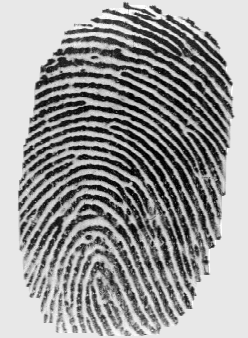
%> input picture 11_7.png, 248 x 338 px
$ octave --eval "result = realign_fingerprint(imread('11_7.png'));"   (GNU Octave 9; MATLAB toolbox functions it lacks are replaced by stand-ins)
%> lines starting %> are read from the running program, lines starting %| are printed output that depends on the picture
### rotateAround.m
function output=rotateAround(image, pointY, pointX, angle, varargin)
% ROTATEAROUND rotates an image.
%   ROTATED=ROTATEAROUND(IMAGE, POINTY, POINTX, ANGLE) rotates IMAGE around
%   the point [POINTY, POINTX] by ANGLE degrees. To rotate the image
%   clockwise, specify a negative value for ANGLE.
%
%   ROTATED=ROTATEAROUND(IMAGE, POINTY, POINTX, ANGLE, METHOD) rotates the
%   image with specified method:
%       'nearest'       Nearest-neighbor interpolation
%       'bilinear'      Bilinear interpolation
%       'bicubic'       Bicubic interpolation
%    The default is fast 'nearest'. Switch to 'bicubic' for nicer results.
%
%   Example
%   -------
%       imshow(rotateAround(imread('eight.tif'), 1, 1, 10));
%
%   See also IMROTATE, PADARRAY.
%   Contributed by Jan Motl (jan@motl.us)
%   $Revision: 1.2 $  $Date: 2014/05/01 12:08:01 $
% Parameter checking.
numvarargs = length(varargin);
if numvarargs > 1
    error('myfuns:somefun2Alt:TooManyInputs', ...
        'requires at most 1 optional input');
end
optargs = {'nearest'};    % Set defaults for optional inputs
optargs(1:numvarargs) = varargin;
[method] = optargs{:};    % Place optional args in memorable variable names
% Initialization.
[imageHeight, imageWidth, ~] = size(image);
centerX = floor(imageWidth/2+1);
centerY = floor(imageHeight/2+1);
dy = centerY-pointY;
dx = centerX-pointX;
% How much would the "rotate around" point shift if the
% image was rotated about the image center.
[theta, rho] = cart2pol(-dx,dy);
[newX, newY] = pol2cart(theta+angle*(pi/180), rho);
shiftX = round(pointX-(centerX+newX));
shiftY = round(pointY-(centerY-newY));
% Pad the image to preserve the whole image during the rotation.
padX = abs(shiftX);
padY = abs(shiftY);
padded = padarray(image, [padY padX]);
% Rotate the image around the center.
rot = imrotate(padded, angle, method, 'crop');
% Crop the image.
output = rot(padY+1-shiftY:end-padY-shiftY, padX+1-shiftX:end-padX-shiftX, :);

### realign_fingerprint.m
% Returns the image of the fingerprint that has been realigned
function realigned_I = realign_fingerprint(I)
    [m, n] = size(I);
%> m = 338; n = 248
    x_b = 0.5 * n;
%> x_b = 124
    y_b = 0.5 * m;
%> y_b = 169

    % Finding the x value of the TFCP
    x_r = x_b;
%> x_r = 124
    for i = x_b:n   % keep going right until border of fingerprint
        if I(i,y_b) == 1    % assuming value '1' represents a fingerprint mark
            x_r = i;
        end
    end
%> after the loop, x_r = 207

    x_l = x_b;
%> x_l = 124
    for i = x_b:-1:1   % keep going left until border of fingerprint
        if I(i,y_b) == 1    % assuming value '1' represents a fingerprint mark
            x_l = i;
        end
    end
    x_f = round((x_r + x_l) / 2);
%> x_f = 158

    % Finding the y value of the TFCP
    y_l = y_b;
%> y_l = 169
    for j = y_b:m   % keep going down until border of fingerprint
        if I(j,x_b) == 1    % assuming value '1' represents a fingerprint mark
            y_l = j;
        end
    end

    y_u = y_b;
%> y_u = 169
    for j = y_b:-1:1   % keep going up until border of fingerprint
        if I(j,x_b) == 1    % assuming value '1' represents a fingerprint mark
            y_u = j;
        end
    end
%> after the loop, y_u = 104

    y_f = round((y_u + y_l) / 2);
%> y_f = 149

    figure; imshow(I, []);
    axis on; hold on;
    plot(x_f, y_f, 'r+', 'MarkerSize', 30, 'LineWidth', 2);

    % Determining the alignment direction
    x_u = x_f;
%> x_u = 158
    for i = x_f: n  % getting upper right edge
        if I(y_u, i) == 1
            x_u = i;
        end
    end
%> this loop made 91 passes
    C1 = x_u - x_f;
%> C1 = 36

    plot(x_u, y_u, 'r+', 'MarkerSize', 30, 'LineWidth', 2);

    x_u = x_f;
%> x_u = 158
    for i = x_f: -1: 1  % getting upper left edge
        if I(y_u, i) == 1
            x_u = i;
        end
    end
%> this loop made 158 passes
%> (i, x_u) on passes 16, 35: (143, 143), (124, 124)
%> i on passes 1 to 6: 158, 157, 156, 155, 154, 153
%> after the loop, x_u = 71
    C2 = x_f - x_u;
%> C2 = 87
    plot(x_u, y_u, 'r+', 'MarkerSize', 30, 'LineWidth', 2);

    if C1 < C2
        D = "clockwise";
    elseif C2 < C1
        D = "anti-clockwise";
    else
        D = "upright";
    end

    % Finding realignment angle
    if D ~= "upright"
        C4 = y_f - y_u;
%> C4 = 45
        C3 = C1;
%> C3 = 36

        plot(x_f, y_f - C4, 'r+', 'MarkerSize', 30, 'LineWidth', 2);
        plot(x_f +C2 +C3, y_f - C4, 'r+', 'MarkerSize', 30, 'LineWidth', 2);

        Q = atand((C2 + C3) / C4);
%> Q = 69.9

        if D == "clockwise"
            %J = imrotate(I, -Q);
            J = rotateAround(I,y_f, x_f, -Q);
%> in rotateAround, `[method] = optargs{:};`: method = 'nearest'
%> in rotateAround, `dy = centerY-pointY;`: dy = 21
%> in rotateAround, `dx = centerX-pointX;`: dx = -33
%> in rotateAround, `[theta, rho] = cart2pol(-dx,dy);`: theta = 0.567; rho = 39.12
%> in rotateAround, `[newX, newY] = pol2cart(theta+angle*(pi/180), rho);`: newX = 31.06; newY = -23.78
%> in rotateAround, `shiftX = round(pointX-(centerX+newX));`: shiftX = 2
%> in rotateAround, `shiftY = round(pointY-(centerY-newY));`: shiftY = -45
%> in rotateAround, `padX = abs(shiftX);`: padX = 2
%> in rotateAround, `padY = abs(shiftY);`: padY = 45
%> in rotateAround, `padded = padarray(image, [padY padX]);`:
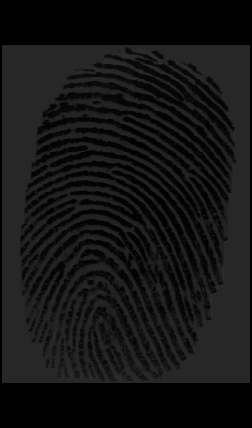
%> padded: size 428x252 uint8; min 0, max 45, mean 20.2
%> in rotateAround, `rot = imrotate(padded, angle, method, 'crop');`:
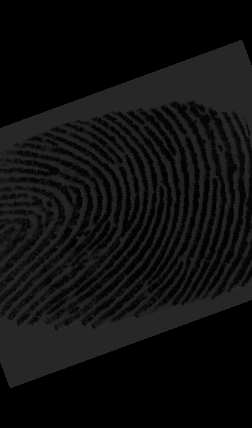
%> rot: size 428x252 uint8; min 0, max 45, mean 15
%> in rotateAround, `output = rot(padY+1-shiftY:end-padY-shiftY, padX+1-shiftX:end-padX-shi..`:
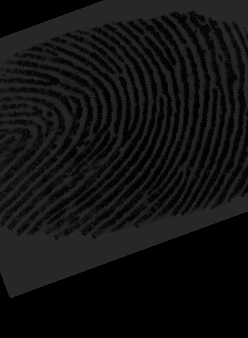
%> output: size 338x248 uint8; min 0, max 45, mean 17.3
%> `result = realign_fingerprint(imread('11_7.png'));`:
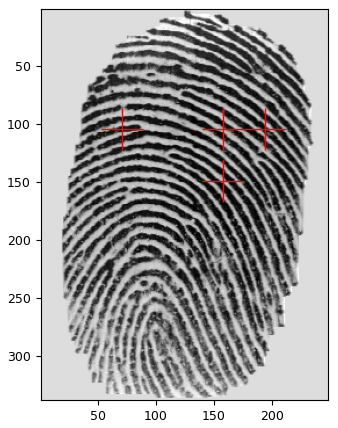
%> figure redrawn from the program's plot data
        else  % D == anti-clockwise
            %J = imrotate(I, Q);
            %figure; imshow(J, []);
            J = rotateAround(I,y_f, x_f, Q);
        end
    end
    realigned_I = J;
end

$ run again, on 11_8.png
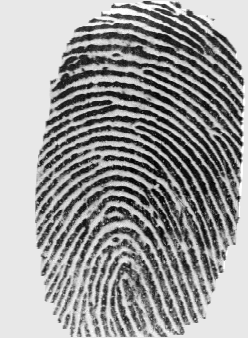
%> input picture 11_8.png, 248 x 338 px
%> after the loop in realign_fingerprint, `for i = x_b:n`: x_r = 211
%> x_f = 147
%> y_f = 169
%> in realign_fingerprint, `x_u = x_f;`: x_u = 147
%> the loop in realign_fingerprint, `for i = x_f: n` made 102 passes
%> C1 = 0
%> the loop in realign_fingerprint, `for i = x_f: -1: 1` made 147 passes
%> (i, x_u) on passes 15, 24: (133, 133), (124, 124)
%> C2 = 23
%> C4 = 0
%> Q = 90
%> method = 'nearest'
%> dy = 1
%> dx = -22
%> theta = 0.0454; rho = 22.02
%> newX = 1; newY = -22
%> shiftX = 21
%> shiftY = -23
%> padX = 21
%> padY = 23
%> in rotateAround, `output = rot(padY+1-shiftY:end-padY-shiftY, padX+1-shiftX:end-padX-shi..`:
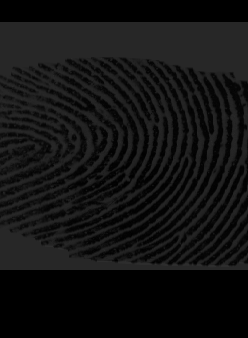
%> output: size 338x248 uint8; min 0, max 45, mean 18.1
%> `result = realign_fingerprint(imread('11_7.png'));`:
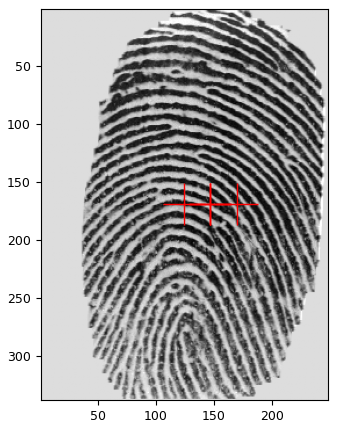
%> figure redrawn from the program's plot data

$ run again, on 1_1.png
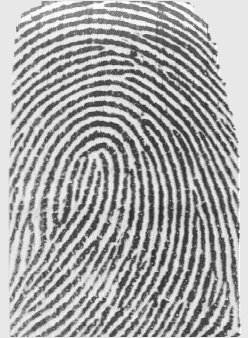
%> input picture 1_1.png, 248 x 338 px
%> x_f = 124
%> y_f = 169
%> in realign_fingerprint, `imshow(I, [])`:
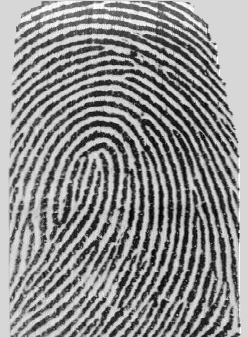
%> displayed picture: size 338x248, on the screen's scale of 0 to 255; min 0, max 255, mean 142
%> in realign_fingerprint, `x_u = x_f;`: x_u = 124
%> the loop in realign_fingerprint, `for i = x_f: n` made 125 passes
%> after the loop in realign_fingerprint, `for i = x_f: n`: x_u = 184
%> C1 = 60
%> in realign_fingerprint, `x_u = x_f;`: x_u = 124
%> the loop in realign_fingerprint, `for i = x_f: -1: 1` made 124 passes
%> i on passes 1 to 8: 124, 123, 122, 121, 120, 119, 118, 117
%> C2 = 0
%> C3 = 60
%> Q = 90
%> method = 'nearest'
%> dy = 1
%> theta = 2.36; rho = 1.41
%> newX = -1
%> shiftX = 0
%> shiftY = -2
%> padX = 0
%> padY = 2
%> `result = realign_fingerprint(imread('11_7.png'));`:
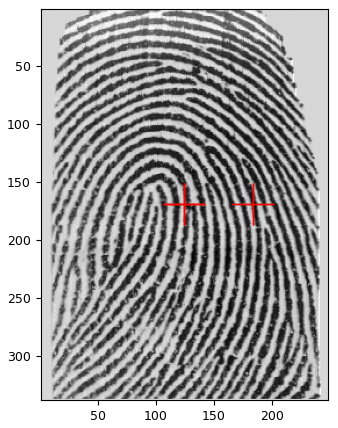
%> figure redrawn from the program's plot data
